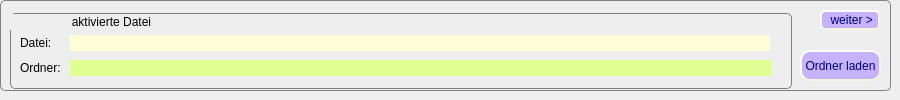
    <widget class="QWidget" name="stacked_active_file">
     <widget class="QGroupBox" name="grp_active_file">
      <property name="geometry">
       <rect>
        <x>0</x>
        <y>0</y>
        <width>891</width>
        <height>91</height>
       </rect>
      </property>
      <property name="toolTip">
       <string>Datei Infos holen</string>
      </property>
      <property name="styleSheet">
       <string notr="true">QGroupBox {
background-color: rgb(238, 238, 238);
border: 1px solid grey;border-radius: 5px;}</string>
      </property>
      <property name="title">
       <string/>
      </property>
      <widget class="QLabel" name="lbl_Datei">
       <property name="geometry">
        <rect>
         <x>20</x>
         <y>35</y>
         <width>31</width>
         <height>16</height>
        </rect>
       </property>
       <property name="text">
        <string>Datei:</string>
       </property>
      </widget>
      <widget class="QPushButton" name="Btn_DateiLaden">
       <property name="geometry">
        <rect>
         <x>800</x>
         <y>50</y>
         <width>81</width>
         <height>31</height>
        </rect>
       </property>
       <property name="styleSheet">
        <string notr="true">QPushButton { 
	color: rgb(0, 0, 127);
	selection-background-color: rgb(255, 85, 0);
	background-color: rgb(198, 178, 255);
	border-style: outset;
	border-width: 2px;
	font: 10pt &quot;MS Shell Dlg 2&quot;;
	border-radius: 10px;
	border-color: beige;
}                   
QPushButton:enabled{
	background-color: rgb(198, 178, 255);
}                           
QPushButton:pressed{ 
	background: red;
}                            
QPushButton:disabled{                             
	background-color: gray;                
}
QPushButton:hover{
	background-color: rgb(255, 85, 255);
}   </string>
       </property>
       <property name="text">
        <string>Ordner laden</string>
       </property>
      </widget>
      <widget class="QLabel" name="lbl_Ordner">
       <property name="geometry">
        <rect>
         <x>70</x>
         <y>60</y>
         <width>701</width>
         <height>16</height>
        </rect>
       </property>
       <property name="styleSheet">
        <string notr="true">background-color:rgb(223, 255, 147);</string>
       </property>
       <property name="text">
        <string/>
       </property>
      </widget>
      <widget class="QLabel" name="lblOrdner">
       <property name="geometry">
        <rect>
         <x>20</x>
         <y>60</y>
         <width>61</width>
         <height>16</height>
        </rect>
       </property>
       <property name="text">
        <string>Ordner:</string>
       </property>
      </widget>
      <widget class="QLabel" name="lbl_Dateiname">
       <property name="geometry">
        <rect>
         <x>70</x>
         <y>35</y>
         <width>700</width>
         <height>16</height>
        </rect>
       </property>
       <property name="styleSheet">
        <string notr="true">background-color: #FFFDD5;</string>
       </property>
       <property name="text">
        <string/>
       </property>
      </widget>
      <widget class="QPushButton" name="Btn_stacked_next_1">
       <property name="geometry">
        <rect>
         <x>820</x>
         <y>10</y>
         <width>60</width>
         <height>20</height>
        </rect>
       </property>
       <property name="toolTip">
        <string>nächste ist Webscraping von Studios und Add in DB</string>
       </property>
       <property name="styleSheet">
        <string notr="true">QPushButton { 
	color: rgb(0, 0, 127);
	selection-background-color: rgb(255, 85, 0);
	background-color: rgb(198, 178, 255);
	border-style: outset;
	border-width: 2px;
	font: 10pt &quot;MS Shell Dlg 2&quot;;
	border-radius: 5px;
	border-color: beige;
}                   
QPushButton:enabled{
	background-color: rgb(198, 178, 255);
}                           
QPushButton:pressed{ 
	background: red;
}                            
QPushButton:disabled{                             
	background-color: gray;                
}
QPushButton:hover{
	background-color: rgb(255, 85, 255);
}   </string>
       </property>
       <property name="text">
        <string> weiter &gt;</string>
       </property>
      </widget>
      <widget class="QGroupBox" name="groupBox_2">
       <property name="geometry">
        <rect>
         <x>10</x>
         <y>13</y>
         <width>782</width>
         <height>76</height>
        </rect>
       </property>
       <property name="title">
        <string>                  aktivierte Datei</string>
       </property>
      </widget>
      <zorder>groupBox_2</zorder>
      <zorder>lbl_Datei</zorder>
      <zorder>Btn_DateiLaden</zorder>
      <zorder>lbl_Ordner</zorder>
      <zorder>lblOrdner</zorder>
      <zorder>lbl_Dateiname</zorder>
      <zorder>Btn_stacked_next_1</zorder>
     </widget>
    </widget>
